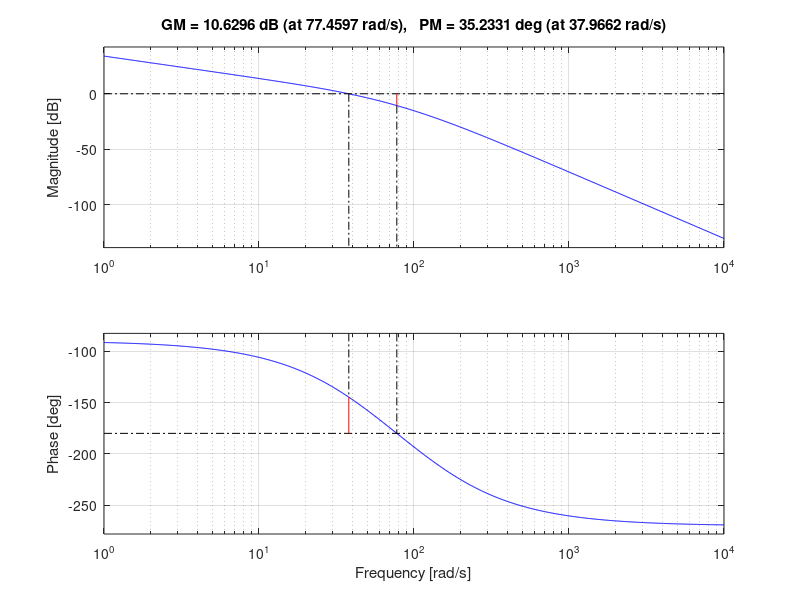

This chart was generated by the following MATLAB code:
clear all
clc
close all

K=3E5;
s = tf('s');
G=(((K))/((s*(s+50)*(s+120))))

%figure,nyquist(G1)

%sys=tf(G)
figure,bode(G)
margin(G);
%grid
